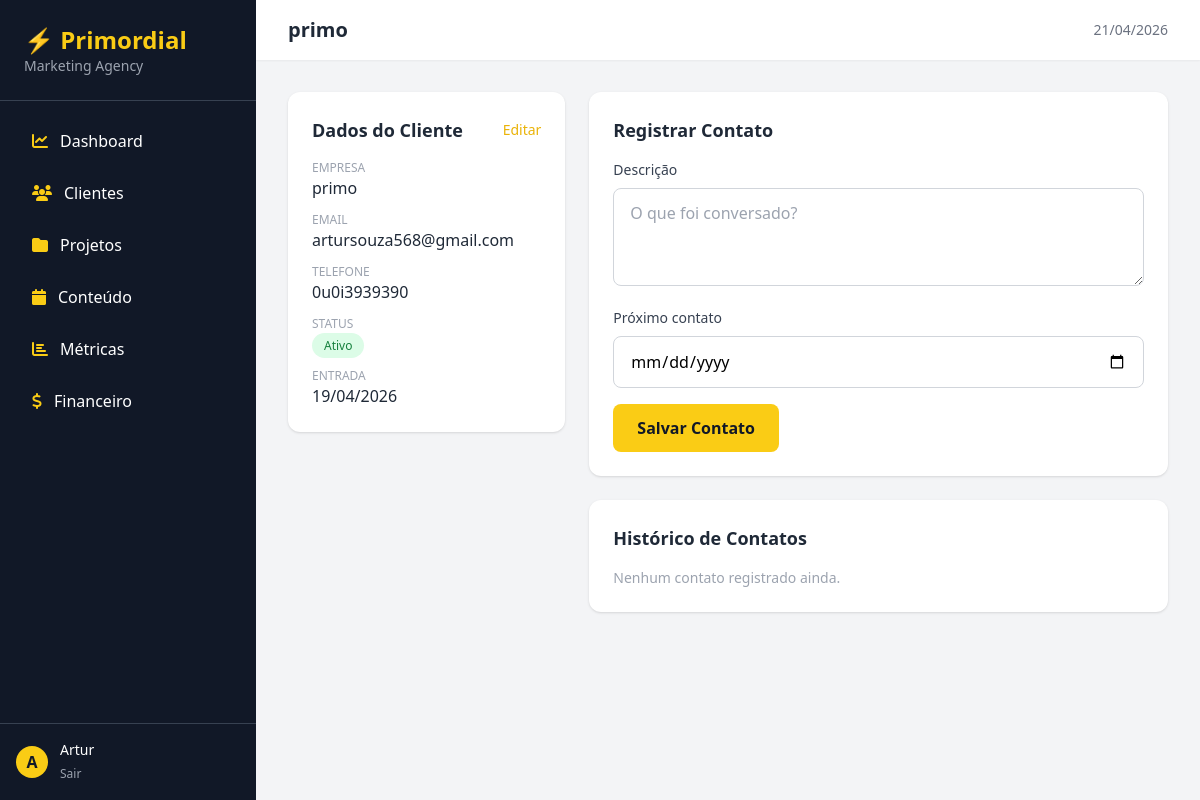
Page /crm/1/ (signed in) on the committed database.
### crm/models.py (models this page shows, shortened)
class Cliente(models.Model):
    STATUS_CHOICES = [
        ('lead', 'Lead'),
        ('prospecto', 'Prospecto'),
        ('ativo', 'Ativo'),
        ('inativo', 'Inativo'),
    ]
    nome = models.CharField(max_length=200)
    empresa = models.CharField(max_length=200, blank=True)
    email = models.EmailField()
    telefone = models.CharField(max_length=20, blank=True)
    status = models.CharField(max_length=20, choices=STATUS_CHOICES, default='lead')
    data_entrada = models.DateTimeField(auto_now_add=True)
    observacoes = models.TextField(blank=True)

### crm/views.py (the view)
# urls.py: path('<int:pk>/', views.detalhe_cliente, name='detalhe_cliente'),
@login_required
def detalhe_cliente(request, pk):
    cliente = get_object_or_404(Cliente, pk=pk)
    contatos = cliente.contatos.all().order_by('-data')
    return render(request, 'crm/detalhe_cliente.html', {'cliente': cliente, 'contatos': contatos})

### templates/crm/detalhe_cliente.html (shortened to what this page needs)
{% extends 'base/base.html' %}
{% block page_title %}{{ cliente.nome }}{% endblock %}
{% block content %}
<div class="grid grid-cols-1 lg:grid-cols-3 gap-6">
    <div class="lg:col-span-1 space-y-6">
        <div class="bg-white rounded-xl shadow p-6">
            <div class="flex items-center justify-between mb-4">
                <h3 class="text-lg font-semibold text-gray-800">Dados do Cliente</h3>
                <a href="{% url 'editar_cliente' cliente.pk %}" class="text-yellow-500 hover:text-yellow-700 text-sm font-medium">Editar</a>
            </div>
            <div class="space-y-3">
                <div>
                    <p class="text-xs text-gray-400 uppercase">Empresa</p>
                    <p class="text-gray-800 font-medium">{{ cliente.empresa|default:"—" }}</p>
                </div>
                <div>
                    <p class="text-xs text-gray-400 uppercase">Email</p>
                    <p class="text-gray-800">{{ cliente.email }}</p>
                </div>
                <div>
                    <p class="text-xs text-gray-400 uppercase">Telefone</p>
                    <p class="text-gray-800">{{ cliente.telefone|default:"—" }}</p>
                </div>
                <div>
                    <p class="text-xs text-gray-400 uppercase">Status</p>
                    <span class="px-3 py-1 rounded-full text-xs font-medium
                        {% if cliente.status == 'ativo' %}bg-green-100 text-green-700
                        {% elif cliente.status == 'lead' %}bg-yellow-100 text-yellow-700
                        {% elif cliente.status == 'prospecto' %}bg-blue-100 text-blue-700
                        {% else %}bg-gray-100 text-gray-700{% endif %}">
                        {{ cliente.get_status_display }}
                    </span>
                </div>
                <div>
                    <p class="text-xs text-gray-400 uppercase">Entrada</p>
                    <p class="text-gray-800">{{ cliente.data_entrada|date:"d/m/Y" }}</p>
                </div>
            </div>
        </div>
    </div>
    <div class="lg:col-span-2 space-y-6">
        <div class="bg-white rounded-xl shadow p-6">
            <h3 class="text-lg font-semibold text-gray-800 mb-4">Registrar Contato</h3>
            <form method="post" action="{% url 'novo_contato' cliente.pk %}">
                <div class="mb-4">
                    <label class="block text-sm font-medium text-gray-700 mb-2">Descrição</label>
                    <textarea name="descricao" rows="3" required
                        class="w-full px-4 py-3 border border-gray-300 rounded-lg focus:outline-none focus:ring-2 focus:ring-yellow-400"
                        placeholder="O que foi conversado?"></textarea>
                </div>
                <div class="mb-4">
                    <label class="block text-sm font-medium text-gray-700 mb-2">Próximo contato</label>
                    <input type="date" name="proximo_contato"
                        class="w-full px-4 py-3 border border-gray-300 rounded-lg focus:outline-none focus:ring-2 focus:ring-yellow-400">
                </div>
                <button type="submit" class="bg-yellow-400 text-gray-900 font-bold px-6 py-3 rounded-lg hover:bg-yellow-500 transition">
                    Salvar Contato
                </button>
            </form>
        </div>
        <div class="bg-white rounded-xl shadow p-6">
            <h3 class="text-lg font-semibold text-gray-800 mb-4">Histórico de Contatos</h3>
            {% if contatos %}
                <div class="space-y-4">
                    {% for contato in contatos %}
                    <div class="border-l-4 border-yellow-400 pl-4 py-2">
                        <p class="text-gray-800 text-sm">{{ contato.descricao }}</p>
                        <div class="flex gap-4 mt-2">
                            <p class="text-xs text-gray-400">{{ contato.data|date:"d/m/Y H:i" }}</p>
                            {% if contato.proximo_contato %}
                            <p class="text-xs text-blue-500">Próximo: {{ contato.proximo_contato|date:"d/m/Y" }}</p>
                            {% endif %}
                        </div>
                    </div>
                    {% endfor %}
                </div>
            {% else %}
                <p class="text-gray-400 text-sm">Nenhum contato registrado ainda.</p>
            {% endif %}
        </div>
    </div>
</div>
{% endblock %}

### templates/base/base.html (shortened to what this page needs)
<!DOCTYPE html>
<html lang="pt-br">
<head>
    <script src="https://cdn.tailwindcss.com"></script>
    <link href="https://cdnjs.cloudflare.com/ajax/libs/font-awesome/6.4.0/css/all.min.css" rel="stylesheet">
</head>
<body class="bg-gray-100 font-sans">
    <div class="flex h-screen">
        <aside class="w-64 bg-gray-900 text-white flex flex-col">
            <div class="p-6 border-b border-gray-700">
                <h1 class="text-2xl font-bold text-yellow-400">⚡ Primordial</h1>
                <p class="text-gray-400 text-sm">Marketing Agency</p>
            </div>
            <nav class="flex-1 p-4 space-y-1">
                <a href="/dashboard/" class="flex items-center gap-3 px-4 py-3 rounded-lg hover:bg-gray-700 transition">
                    <i class="fas fa-chart-line text-yellow-400"></i> Dashboard
                </a>
                <a href="/crm/" class="flex items-center gap-3 px-4 py-3 rounded-lg hover:bg-gray-700 transition">
                    <i class="fas fa-users text-yellow-400"></i> Clientes
                </a>
                <a href="/projetos/" class="flex items-center gap-3 px-4 py-3 rounded-lg hover:bg-gray-700 transition">
                    <i class="fas fa-folder text-yellow-400"></i> Projetos
                </a>
                <a href="/conteudo/" class="flex items-center gap-3 px-4 py-3 rounded-lg hover:bg-gray-700 transition">
                    <i class="fas fa-calendar text-yellow-400"></i> Conteúdo
                </a>
                <a href="/metricas/" class="flex items-center gap-3 px-4 py-3 rounded-lg hover:bg-gray-700 transition">
                    <i class="fas fa-chart-bar text-yellow-400"></i> Métricas
                </a>
                <a href="/financeiro/" class="flex items-center gap-3 px-4 py-3 rounded-lg hover:bg-gray-700 transition">
                    <i class="fas fa-dollar-sign text-yellow-400"></i> Financeiro
                </a>
            </nav>
            <div class="p-4 border-t border-gray-700">
                <div class="flex items-center gap-3">
                    <div class="w-8 h-8 bg-yellow-400 rounded-full flex items-center justify-center text-gray-900 font-bold">
                        {{ request.user.username|first|upper }}
                    </div>
                    <div>
                        <p class="text-sm font-medium">{{ request.user.username }}</p>
                        <a href="/admin/logout/" class="text-xs text-gray-400 hover:text-white">Sair</a>
                    </div>
                </div>
            </div>
        </aside>
        <main class="flex-1 overflow-auto">
            <header class="bg-white shadow-sm px-8 py-4 flex items-center justify-between">
                <h2 class="text-xl font-semibold text-gray-800">{% block page_title %}{% endblock %}</h2>
                <span class="text-sm text-gray-500">{% now "d/m/Y" %}</span>
            </header>
            <div class="p-8">
                {% block content %}{% endblock %}
            </div>
        </main>
    </div>
</body>
</html>

### rows in the picture
Cliente: nome "primo", empresa "primo", email "artursouza568@gmail.com", telefone "0u0i3939390", status "Ativo", data_entrada "19/04/2026"

### other values in the picture
{{ request.user.username|first|upper }} "A"
{{ request.user.username }} "Artur"
